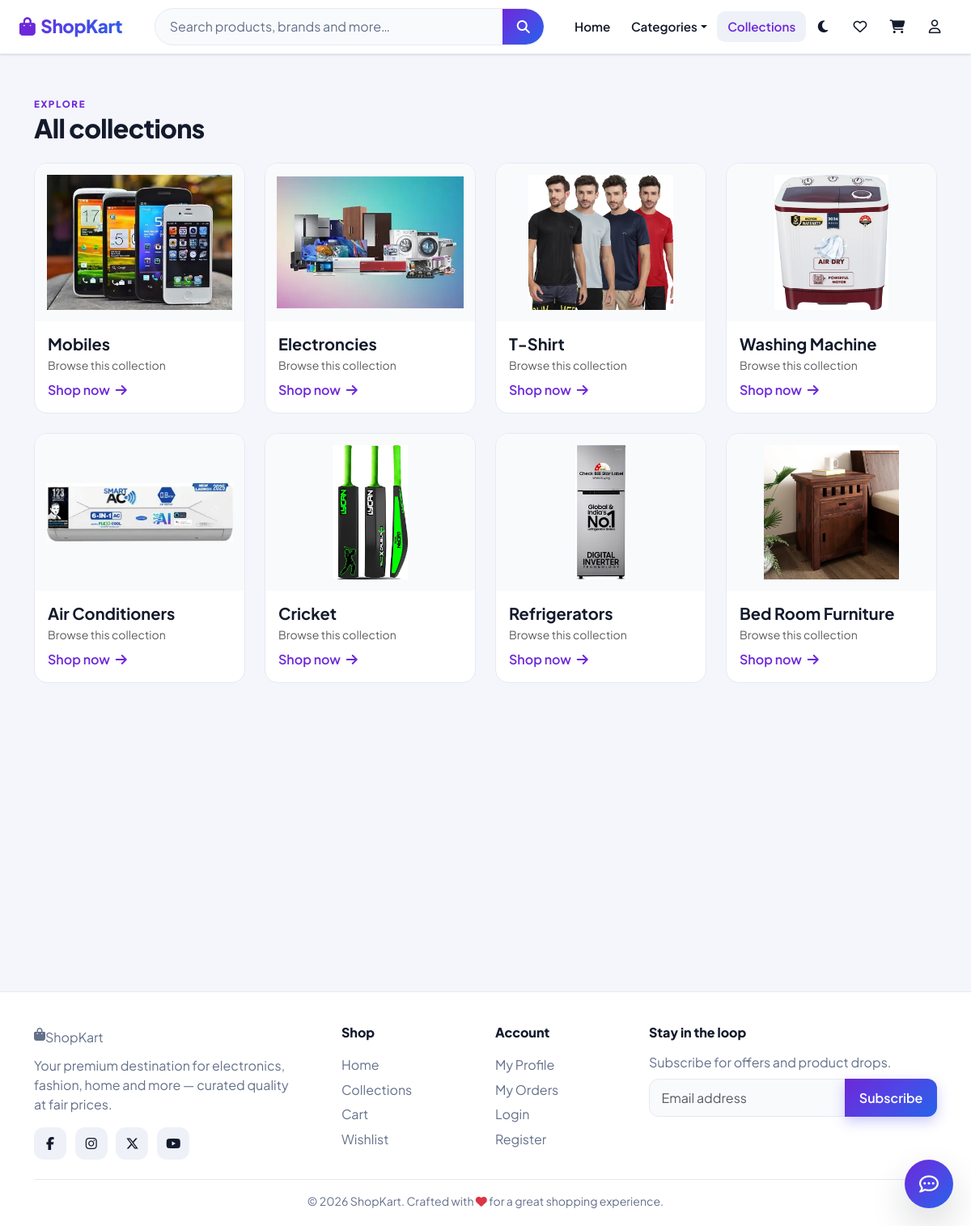
Page /collections/ on the committed database.
### shop/models.py (models this page shows, shortened)
class Category(models.Model):
    name = models.CharField(max_length=150, unique=True)
    slug = models.SlugField(unique=True, blank=True)
    description = models.TextField(blank=True)
    image = models.ImageField(upload_to='category_images/', null=True, blank=True)
    is_active = models.BooleanField(default=True)
    created_at = models.DateTimeField(auto_now_add=True)
    class Meta:
        verbose_name_plural = "Categories"

### shop/views.py (the view)
# urls.py: path("collections/", views.category_list, name="category_list"),
def category_list(request):
    categories = Category.objects.filter(is_active=True)
    return render(request, "shop/collections.html", {"categories": categories})

### shop/context_processors.py (called while the page is built)
def shop_context(request):
    cart_count = 0
    wishlist_count = 0
    wishlist_ids = []
    if request.user.is_authenticated:
        cart_count = CartItem.objects.filter(user=request.user).count()
        wishlist_ids = list(
            WishlistItem.objects.filter(user=request.user).values_list("product_id", flat=True)
        )
        wishlist_count = len(wishlist_ids)
    firebase_config = getattr(settings, "FIREBASE_CONFIG", {}) or {}
    firebase_enabled = bool(firebase_config.get("apiKey") and firebase_config.get("projectId"))
    return {
        "nav_categories": Category.objects.filter(is_active=True).order_by("name"),
        "cart_count": cart_count,
        "wishlist_count": wishlist_count,
        "wishlist_ids": wishlist_ids,
        "firebase_config_json": json.dumps(firebase_config),
        "firebase_enabled": firebase_enabled,
    }

### shop/templates/shop/collections.html (shortened to what this page needs)
{% extends 'shop/layouts/main.html' %}
{% load static %}
{% block content %}
<div class="container">
  <div class="section-head">
    <div>
      <span class="eyebrow">Explore</span>
      <h2 class="section-title">All collections</h2>
    </div>
  </div>
  <div class="row g-4">
    {% for item in categories %}
    <div class="col-6 col-md-4 col-lg-3">
      <a href="{% url 'shop:category_detail' item.slug %}" class="card h-100 text-decoration-none reveal" style="overflow:hidden;">
        <div class="product-media" style="aspect-ratio: 4/3;">
          {% if item.image %}
          <img src="{{ item.image.url }}" alt="{{ item.name }}" loading="lazy" data-fallback="{% static 'images/placeholder.svg' %}">
          {% else %}
          <img src="{% static 'images/placeholder.svg' %}" alt="{{ item.name }}" loading="lazy">
          {% endif %}
        </div>
        <div class="card-body">
          <h5 class="fw-bold mb-1" style="color:var(--text);">{{ item.name|title }}</h5>
          <p class="text-muted small mb-2">{{ item.description|truncatechars:60|default:"Browse this collection" }}</p>
          <span class="text-brand fw-semibold" style="color:var(--brand);">Shop now <i class="fa-solid fa-arrow-right ms-1"></i></span>
        </div>
      </a>
    </div>
    {% empty %}
    <div class="col-12"><div class="empty-state"><i class="fa-solid fa-layer-group"></i><p>No categories found.</p></div></div>
    {% endfor %}
  </div>
</div>
{% endblock %}

### shop/templates/shop/layouts/main.html (shortened to what this page needs)
{% load static %}
<!DOCTYPE html>
<html lang="en" data-theme="light">
<head>
  <link href="https://cdn.jsdelivr.net/npm/bootstrap@5.3.3/dist/css/bootstrap.min.css" rel="stylesheet">
  <link rel="stylesheet" href="https://cdnjs.cloudflare.com/ajax/libs/font-awesome/6.5.2/css/all.min.css">
  <link href="{% static 'css/style.css' %}" rel="stylesheet">
</head>
<body>
  {% include 'shop/inc/navbar.html' %}
  <main>
    <div class="container py-4">
    </div>
    {% block content %}{% endblock %}
  </main>
  {% include 'shop/inc/footer.html' %}
  {% include 'shop/inc/chat.html' %}
</body>
</html>

### shop/templates/shop/inc/navbar.html (shortened to what this page needs)
{% load static %}
<nav class="navbar navbar-expand-lg">
  <div class="container-fluid px-3 px-lg-4">
    <a class="navbar-brand" href="{% url 'shop:home' %}">
      <i class="fa-solid fa-bag-shopping"></i> ShopKart
    </a>
    <div class="d-flex align-items-center gap-1 order-lg-3">
      <button class="icon-btn d-none d-sm-inline-flex" type="button" onclick="toggleTheme()" aria-label="Toggle dark mode" title="Toggle theme">
        <i data-theme-icon class="fa-solid fa-moon"></i>
      </button>
      <a class="icon-btn" href="{% url 'shop:wishlist' %}" aria-label="Wishlist" title="Wishlist">
        <i class="fa-regular fa-heart"></i>
      </a>
      <a class="icon-btn" href="{% url 'shop:cart' %}" aria-label="Cart" title="Cart">
        <i class="fa-solid fa-cart-shopping"></i>
      </a>
      <div class="dropdown">
        <button class="icon-btn" type="button" data-bs-toggle="dropdown" aria-expanded="false" aria-label="Account">
          <i class="fa-regular fa-user"></i>
        </button>
      </div>
    </div>
    <div class="collapse navbar-collapse order-lg-2" id="mainNav">
      <form class="search-form mx-lg-4 my-2 my-lg-0" action="{% url 'shop:search' %}" method="get" role="search">
        <div class="input-group">
          <input class="form-control" type="search" name="q" value="{{ request.GET.q|default:'' }}" placeholder="Search products, brands and more…" aria-label="Search">
          <button class="btn" type="submit"><i class="fa-solid fa-magnifying-glass"></i></button>
        </div>
      </form>
      <ul class="navbar-nav ms-lg-auto align-items-lg-center">
        <li class="nav-item"><a class="nav-link" href="{% url 'shop:home' %}">Home</a></li>
        <li class="nav-item dropdown">
          <a class="nav-link dropdown-toggle" role="button" data-bs-toggle="dropdown" aria-expanded="false" href="#">Categories</a>
        </li>
        <li class="nav-item"><a class="nav-link" href="{% url 'shop:category_list' %}">Collections</a></li>
      </ul>
    </div>
  </div>
</nav>

### shop/templates/shop/inc/footer.html
{% load static %}
<footer class="site-footer">
  <div class="container">
    <div class="row g-4">
      <div class="col-lg-4 col-md-6">
        <a class="navbar-brand d-inline-flex" href="{% url 'shop:home' %}">
          <i class="fa-solid fa-bag-shopping"></i> ShopKart
        </a>
        <p class="mt-2 mb-3" style="max-width: 320px;">Your premium destination for electronics, fashion, home and more — curated quality at fair prices.</p>
        <div class="social-row">
          <a href="#" aria-label="Facebook"><i class="fa-brands fa-facebook-f"></i></a>
          <a href="#" aria-label="Instagram"><i class="fa-brands fa-instagram"></i></a>
          <a href="#" aria-label="Twitter"><i class="fa-brands fa-x-twitter"></i></a>
          <a href="#" aria-label="YouTube"><i class="fa-brands fa-youtube"></i></a>
        </div>
      </div>
      <div class="col-lg-2 col-md-3 col-6">
        <h6>Shop</h6>
        <a href="{% url 'shop:home' %}">Home</a><br>
        <a href="{% url 'shop:category_list' %}">Collections</a><br>
        <a href="{% url 'shop:cart' %}">Cart</a><br>
        <a href="{% url 'shop:wishlist' %}">Wishlist</a>
      </div>
      <div class="col-lg-2 col-md-3 col-6">
        <h6>Account</h6>
        <a href="{% url 'shop:profile' %}">My Profile</a><br>
        <a href="{% url 'shop:order_list' %}">My Orders</a><br>
        <a href="{% url 'shop:login' %}">Login</a><br>
        <a href="{% url 'shop:register' %}">Register</a>
      </div>
      <div class="col-lg-4 col-md-12">
        <h6>Stay in the loop</h6>
        <p class="mb-2">Subscribe for offers and product drops.</p>
        <form class="input-group" onsubmit="event.preventDefault(); if(window.showToast) showToast('Thanks for subscribing!','success');">
          <input type="email" class="form-control" placeholder="Email address" required>
          <button class="btn btn-brand" type="submit">Subscribe</button>
        </form>
      </div>
    </div>
    <div class="footer-bottom">
      &copy; {% now "Y" %} ShopKart. Crafted with <i class="fa-solid fa-heart text-danger"></i> for a great shopping experience.
    </div>
  </div>
</footer>

### shop/templates/shop/inc/chat.html (shortened to what this page needs)
<button class="chat-fab" id="chat-fab" type="button" aria-label="Open support chat">
  <i class="fa-regular fa-comment-dots"></i>
</button>

### rows in the picture
Category: image (picture), name "Mobiles", description "Browse this collection"
Category: image (picture), name "Electroncies", description "Browse this collection"
Category: image (picture), name "T-Shirt", description "Browse this collection"
Category: image (picture), name "Washing Machine", description "Browse this collection"
Category: image (picture), name "Air Conditioners", description "Browse this collection"
Category: image (picture), name "Cricket", description "Browse this collection"
Category: image (picture), name "Refrigerators", description "Browse this collection"
Category: image (picture), name "Bed Room Furniture", description "Browse this collection"
